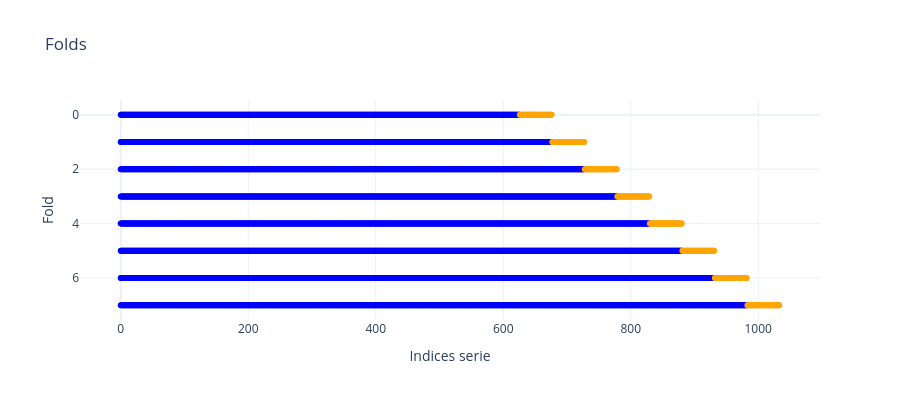

The code cell stored with this chart in its notebook:
### Code cell
# visualizacion de los folds 
# se muestra de forma visual como funcionan los folds
# si no se define el tamaño de test, en la primera iteracion se toma igual cantidad de datos para train que para test
# por eso se toman los folds de prueba como de la longitud de datos de validación
#size_test = int(len(val_data) * 0.4)
size_test = int(len(folds_data) * 0.05)

gap = 0 # distancia (cantidad de observaciones) que se deja entre train y test
#tscv = TimeSeriesSplit(n_splits=6, test_size=size_test, gap=gap)
tscv = TimeSeriesSplit(
    n_splits=8,
    test_size=size_test,
    gap=0
)

folds, indexes, types = [], [], []

for fold_idx, (train_idx, test_idx) in enumerate(tscv.split(folds_data)):
    folds.extend([fold_idx] * len(train_idx)) 
    indexes.extend(train_idx)
    types.extend(['Train'] * len(train_idx))

    folds.extend([fold_idx] * len(test_idx))
    indexes.extend(test_idx)
    types.extend(['Test'] * len(test_idx))

# figura con plotly
fig = go.Figure()

# data train
fig.add_trace(go.Scatter(
    x=indexes, y=folds,
    mode='markers',
    marker=dict(color=['blue' if t == 'Train' else 'orange' for t in types], size=6),
    text=types,
    hovertemplate='Index: %{x}<br> Fold: %{y}<br> Tipo: %{text}<extra></extra>'
))

fig.update_layout(
    title='Folds',
    xaxis_title='Indices serie',
    yaxis_title='Fold',
    yaxis=dict(autorange='reversed'),
    legend_title='Tipo de conjunto',
    template='plotly_white',
    height=400
)
fig.show()

### Figure 1 — Plotly figure (JSON) as saved in the notebook; plotly's stock layout.template omitted (floating-point values rounded to 4 significant figures; data arrays with more than 128 entries replaced by an {"elided": "..."} marker saying what was removed)
{"data": [{"hovertemplate": "Index: %{x}<br> Fold: %{y}<br> Tipo: %{text}<extra></extra>", "marker": {"color": {"elided": "6844 str values"}, "size": 6}, "mode": "markers", "text": {"elided": "6844 str values"}, "type": "scatter", "x": {"elided": "6844 int values"}, "y": {"elided": "6844 int values"}}], "layout": {"height": 400, "legend": {"title": {"text": "Tipo de conjunto"}}, "title": {"text": "Folds"}, "xaxis": {"title": {"text": "Indices serie"}}, "yaxis": {"autorange": "reversed", "title": {"text": "Fold"}}}}
